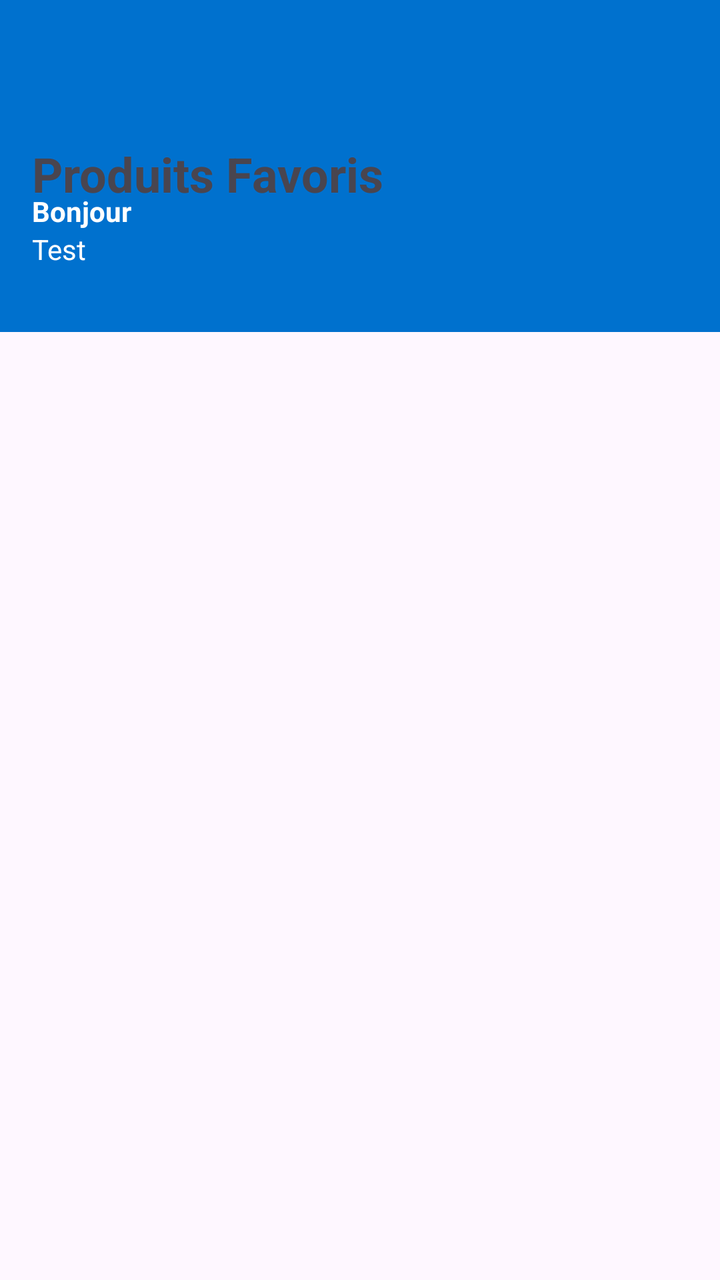
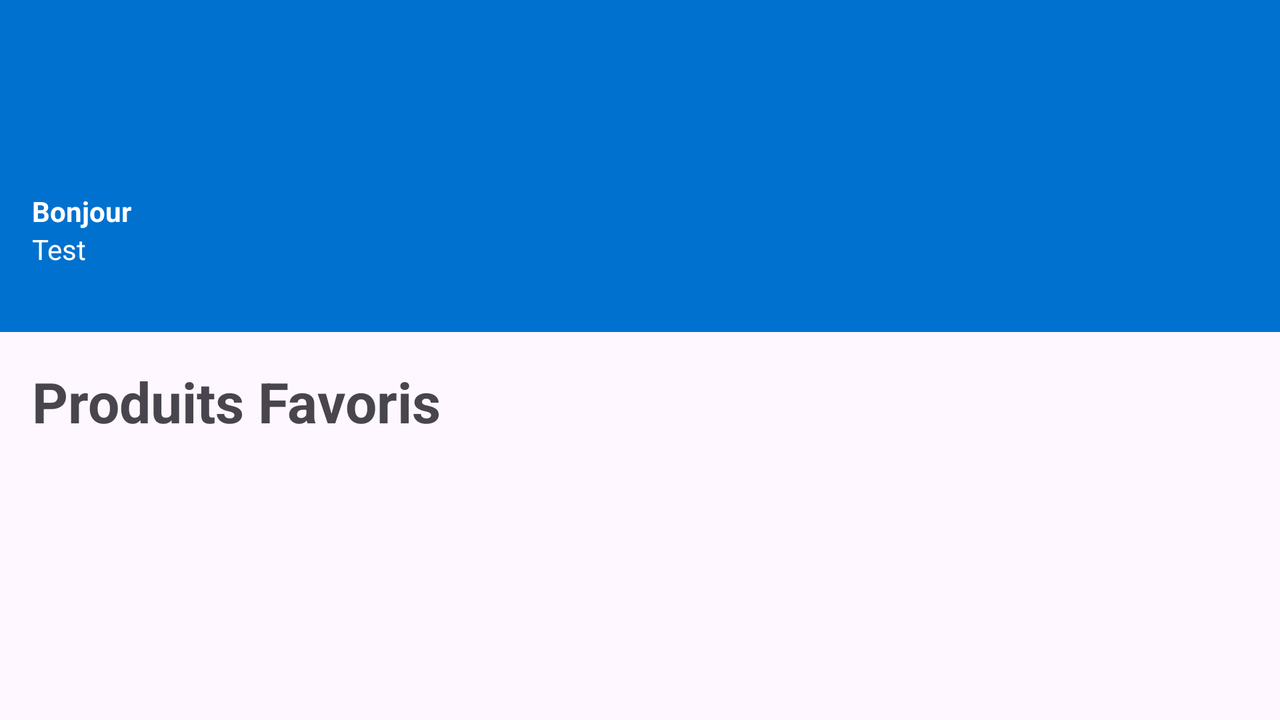

One screen, two layout resources from the same app: the default and the author's alternative for another configuration. Each is rendered where Android would select it; the XML of both is given below.
<!-- AndroidManifest.xml: application theme Theme.TPListeEpicerie -->
<!-- res/layout/activity_page_favorite.xml -->
<?xml version="1.0" encoding="utf-8"?>
<androidx.constraintlayout.widget.ConstraintLayout xmlns:android="http://schemas.android.com/apk/res/android"
    xmlns:app="http://schemas.android.com/apk/res-auto"
    android:layout_width="match_parent"
    android:layout_height="match_parent"
    android:id="@+id/main"
    xmlns:tools="http://schemas.android.com/tools"
    tools:context=".PageFavorite">

    <include
        android:id="@+id/toolbar"
        layout="@layout/toolbar"
        android:layout_width="match_parent"
        android:layout_height="wrap_content"
        app:layout_constraintEnd_toEndOf="parent"
        app:layout_constraintStart_toStartOf="parent"
        app:layout_constraintTop_toTopOf="parent" />

    <TextView
        android:id="@+id/textProduit"
        android:layout_width="match_parent"
        android:layout_height="wrap_content"
        android:layout_margin="16dp"
        android:text="Produits Favoris"
        android:textSize="24sp"
        android:textStyle="bold"
        app:layout_constraintBottom_toBottomOf="parent"
        app:layout_constraintEnd_toEndOf="parent"
        app:layout_constraintStart_toStartOf="parent"
        app:layout_constraintTop_toTopOf="parent"
        app:layout_constraintVertical_bias="0.095" />

    <androidx.recyclerview.widget.RecyclerView
        android:id="@+id/recyclerItemFavorite"
        android:layout_width="398dp"
        android:layout_height="583dp"
        app:layout_constraintBottom_toBottomOf="parent"
        app:layout_constraintEnd_toEndOf="parent"
        app:layout_constraintHorizontal_bias="0.188"
        app:layout_constraintStart_toStartOf="parent"
        app:layout_constraintTop_toBottomOf="@+id/textProduit"
        app:layout_constraintVertical_bias="0.157" />

</androidx.constraintlayout.widget.ConstraintLayout>
<!-- res/layout/toolbar.xml (included above) -->
<?xml version="1.0" encoding="utf-8"?>
<LinearLayout xmlns:android="http://schemas.android.com/apk/res/android"
    android:orientation="vertical"
    android:layout_width="match_parent"
    android:layout_height="176dp"
    android:background="@color/blue"
    android:gravity="bottom"
    android:padding="16dp"
    android:theme="@style/ThemeOverlay.AppCompat.Dark">

    <ImageView
        android:layout_width="50dp"
        android:layout_height="80dp"
        android:src="@drawable/img_2" />

    <TextView
        android:layout_width="wrap_content"
        android:layout_height="wrap_content"
        android:text="Bonjour"
        android:textColor="@color/white"
        android:textStyle="bold"/>

    <TextView
        android:layout_width="wrap_content"
        android:layout_height="wrap_content"
        android:text="Test"
        android:textColor="@color/white"
        android:textSize="14sp"
        android:layout_marginBottom="16dp"/>


</LinearLayout>
<!-- resources referenced by this layout -->
<resources>
  <color name="blue">#0071ce</color>
  <color name="white">#FFFFFFFF</color>
  <style name="Theme.TPListeEpicerie" parent="Base.Theme.TPListeEpicerie" />
  <style name="Base.Theme.TPListeEpicerie" parent="Theme.Material3.DayNight.NoActionBar">
          
          <item name="colorPrimary">@color/blue</item>
          <item name="colorPrimaryVariant">@color/blue</item>
          <item name="android:statusBarColor">@color/blue</item>
      </style>
</resources>
<!-- res/layout-land/activity_page_favorite.xml (the author's variant of the layout above) -->
<!-- drawn on the phone turned sideways -->
<?xml version="1.0" encoding="utf-8"?>
<androidx.constraintlayout.widget.ConstraintLayout
    xmlns:android="http://schemas.android.com/apk/res/android"
    xmlns:app="http://schemas.android.com/apk/res-auto"
    android:layout_width="match_parent"
    android:layout_height="match_parent"
    android:id="@+id/main"
    xmlns:tools="http://schemas.android.com/tools"
    tools:context=".PageFavorite">

    <include
        android:id="@+id/toolbar"
        layout="@layout/toolbar"
        android:layout_width="match_parent"
        android:layout_height="wrap_content"
        app:layout_constraintTop_toTopOf="parent" />

    <TextView
        android:id="@+id/textProduit"
        android:layout_width="0dp"
        android:layout_height="wrap_content"
        android:layout_margin="16dp"
        android:text="Produits Favoris"
        android:textSize="28sp"
        android:textStyle="bold"
        app:layout_constraintTop_toBottomOf="@+id/toolbar"
        app:layout_constraintStart_toStartOf="parent"
        app:layout_constraintEnd_toEndOf="parent"
        app:layout_constraintBottom_toTopOf="@+id/recyclerItemFavorite"
        app:layout_constraintHorizontal_bias="0.5" />

    <androidx.recyclerview.widget.RecyclerView
        android:id="@+id/recyclerItemFavorite"
        android:layout_width="0dp"
        android:layout_height="0dp"
        app:layout_constraintTop_toBottomOf="@id/textProduit"
        app:layout_constraintBottom_toBottomOf="parent"
        app:layout_constraintStart_toStartOf="parent"
        app:layout_constraintEnd_toEndOf="parent"
        android:layout_margin="16dp"
        android:clipToPadding="false"
        android:paddingBottom="16dp"/>

</androidx.constraintlayout.widget.ConstraintLayout>
